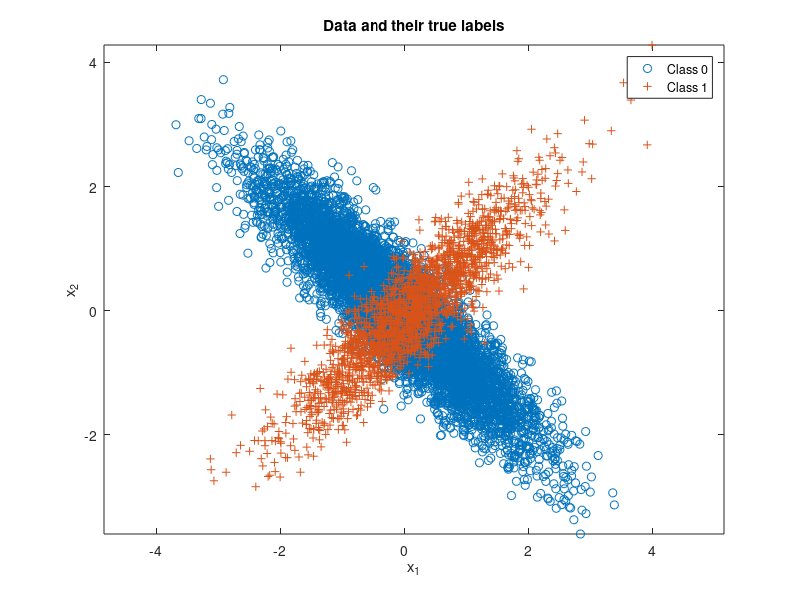

MATLAB code for this plot: (Note: this script raises an error after producing the figure.)
%For question 1 - 1
disp("Question 1 Problem 1")
% Expected risk minimization with 2 classes
clear all, close all,

n = 2; % number of feature dimensions
N = 10000; % number of iid sampless
mu(:,1) = [-0.1;0]; mu(:,2) = [0.1;0];
Sigma(:,:,1) = [1 -0.9;-0.9 1]; Sigma(:,:,2) = [1 0.9;0.9 1];
p = [0.8,0.2]; % class priors for labels 0 and 1 respectively
label = rand(1,N) >= p(1);% if p larger or equal to 0.8=>0, else 1


Nc = [length(find(label==0)),length(find(label==1))]; % number of samples from each class
x = zeros(n,N); % save up space two dim size N Matrix
% Draw samples from each class pdf
for l = 0:1
    %x(:,label==l) = randGaussian(Nc(l+1),mu(:,l+1),Sigma(:,:,l+1));
    x(:,label==l) = mvnrnd(mu(:,l+1),Sigma(:,:,l+1),Nc(l+1))';
end
figure(1), clf,
plot(x(1,label==0),x(2,label==0),'o'), hold on,
plot(x(1,label==1),x(2,label==1),'+'), axis equal,
legend('Class 0','Class 1'), 
title('Data and their true labels'),
xlabel('x_1'), ylabel('x_2'), 

discriminantScores = log(evalGaussian(x,mu(:,2),Sigma(:,:,2)))-log(evalGaussian(x,mu(:,1),Sigma(:,:,1)));

thresholds = sort(discriminantScores);
thresholdFinal = nan(1, length(thresholds)+1);
thresholdFinal(1) = thresholds(1) - 0.05;
thresholdFinal(end) = thresholds(end) + 0.05;
for k = 1:length(thresholdFinal)-2
    thresholdFinal(k+1)  = (thresholds(k)+thresholds(k+1))/2;
end

tp = nan(1, length(thresholdFinal));
fp = nan(1, length(thresholdFinal));
perror = nan(1, length(thresholdFinal));

for i = 1:numel(thresholdFinal)
    %Change threshold from 0 to infinity
    discriminantScore = log(evalGaussian(x,mu(:,2),Sigma(:,:,2)))-log(evalGaussian(x,mu(:,1),Sigma(:,:,1)));% - log(gamma);
    decision = (discriminantScore >= log(thresholdFinal(end-i+1)));
    ind00 = find(decision==0 & label==0); p00 = length(ind00)/Nc(1); % probability of true negative
    ind10 = find(decision==1 & label==0); p10 = length(ind10)/Nc(1); % probability of false positive
    ind01 = find(decision==0 & label==1); p01 = length(ind01)/Nc(2); % probability of false negative
    ind11 = find(decision==1 & label==1); p11 = length(ind11)/Nc(2); % probability of true positive  
    tp(i) = p11;
    fp(i) = p10;
    perror(i) = [p10,p01]*Nc'/N;
end
[M, I] = min(perror);
disp(["Min Perror is " M]);
disp(["Best threshold is " thresholdFinal(end-I+1)]);
disp(["tp is " tp(I)]);
disp(["fp is " fp(I)]);
figure(2)
plot(fp, tp);
hold on
plot(fp(I), tp(I), 'r*');

title('ROC curve'),
xlabel('False Positive Rate'), ylabel('True Positive Rate'), 




%For question 1 - problem 3
disp("Question 1 Problem 1_FisherLDA")

% Appending LDA to the ERM code for TakeHomeQ3...
Sb = (mu(:,1)-mu(:,2))*(mu(:,1)-mu(:,2))';
Sw = Sigma(:,:,1) + Sigma(:,:,2);
[V,D] = eig(inv(Sw)*Sb); % LDA solution satisfies alpha Sw w = Sb w; ie w is a generalized eigenvector of (Sw,Sb)
% equivalently alpha w  = inv(Sw) Sb w
[~,ind] = sort(diag(D),'descend');
wLDA = V(:,ind(1)); % Fisher LDA projection vector
yLDA = wLDA'*x; % All data projected on to the line spanned by wLDA
wLDA = sign(mean(yLDA(find(label==1)))-mean(yLDA(find(label==0))))*wLDA; % ensures class1 falls on the + side of the axis
yLDA = sign(mean(yLDA(find(label==1)))-mean(yLDA(find(label==0))))*yLDA; % flip yLDA accordingly
figure(3), clf,
plot(yLDA(find(label==0)),zeros(1,Nc(1)),'o'), hold on,
plot(yLDA(find(label==1)),zeros(1,Nc(2)),'+'), axis equal,
legend('Class 0','Class 1'), 
title('LDA projection of data and their true labels'),
xlabel('x_1'), ylabel('x_2'), 
tau = 0;
%decisionLDA = (yLDA >= 0);
yLDAs = sort(yLDA);
yLDAFinal = nan(1, length(yLDAs)+1);
yLDAFinal(1) = yLDAs(1) - 0.05;
yLDAFinal(end) = yLDAs(end) + 0.05;
for k = 1:length(yLDAFinal)-2
    yLDAFinal(k+1)  = (yLDAs(k)+yLDAs(k+1))/2;
end

tp = nan(1, length(yLDAFinal));
fp = nan(1, length(yLDAFinal));
perror = nan(1, length(yLDAFinal));

for i = 1:numel(yLDAFinal)
    %Change threshold from 0 to infinity
    %discriminantScore = log(evalGaussian(x,mu(:,2),Sigma(:,:,2)))-log(evalGaussian(x,mu(:,1),Sigma(:,:,1)));% - log(gamma);
    decision = (yLDA >= yLDAFinal(end-i+1));
    ind00 = find(decision==0 & label==0); p00 = length(ind00)/Nc(1); % probability of true negative
    ind10 = find(decision==1 & label==0); p10 = length(ind10)/Nc(1); % probability of false positive
    ind01 = find(decision==0 & label==1); p01 = length(ind01)/Nc(2); % probability of false negative
    ind11 = find(decision==1 & label==1); p11 = length(ind11)/Nc(2); % probability of true positive  
    tp(i) = p11;
    fp(i) = p10;
    perror(i) = [p10,p01]*Nc'/N;;
end
[M, I] = min(perror);
disp(["Min Perror is " M]);
disp(["Best threshold is " yLDAFinal(end-I+1)]);
disp(["tp is " tp(I)]);
disp(["fp is " fp(I)]);

figure(4)
plot(fp, tp);
hold on
plot(fp(I), tp(I), 'r*');

title('Problem1 FisherLDA ROC curve'),
xlabel('False Positive Rate'), ylabel('True Positive Rate'), 

%For question 1 - problem 2
disp("Question 1 Problem 2")
% Expected risk minimization with 2 classes

%n = 2; % number of feature dimensions
%N = 1000; % number of iid samples
%mu(:,1) = [-0.1;0]; mu(:,2) = [0.1;0];
Sigma2(:,:,1) = eye(2); Sigma2(:,:,2) = eye(2);
%p = [0.8,0.2]; % class priors for labels 0 and 1 respectively
%label = rand(1,N) >= p(1);% if p larger or equal to 0.8=>0, else 1


%Nc = [length(find(label==0)),length(find(label==1))]; % number of samples from each class
%disp(["Nc is " Nc]);
x2 = zeros(n,N); % save up space two dim size N Matrix
% Draw samples from each class pdf
for l = 0:1
    %x(:,label==l) = randGaussian(Nc(l+1),mu(:,l+1),Sigma(:,:,l+1));
    x2(:,label==l) = mvnrnd(mu(:,l+1),Sigma2(:,:,l+1),Nc(l+1))';
end
figure(5), clf,
plot(x2(1,label==0),x2(2,label==0),'o'), hold on,
plot(x2(1,label==1),x2(2,label==1),'+'), axis equal,
legend('Class 0','Class 1'), 
title('Data and their true labels'),
xlabel('x_1'), ylabel('x_2'), 

discriminantScores2 = log(evalGaussian(x2,mu(:,2),Sigma2(:,:,2)))-log(evalGaussian(x2,mu(:,1),Sigma2(:,:,1)));

thresholds2 = sort(discriminantScores2);
thresholdFinal2 = nan(1, length(thresholds2)+1);
thresholdFinal2(1) = thresholds2(1) - 0.05;
thresholdFinal2(end) = thresholds2(end) + 0.05;
for k = 1:length(thresholdFinal2)-2
    thresholdFinal2(k+1)  = (thresholds2(k)+thresholds2(k+1))/2;
end

tp2 = nan(1, length(thresholdFinal2));
fp2 = nan(1, length(thresholdFinal2));
perror2 = nan(1, length(thresholdFinal2));

for i = 1:numel(thresholdFinal2)
    %Change threshold from 0 to infinity
    discriminantScore2 = log(evalGaussian(x2,mu(:,2),Sigma2(:,:,2)))-log(evalGaussian(x2,mu(:,1),Sigma2(:,:,1)));% - log(gamma);
    decision2 = (discriminantScore2 >= log(thresholdFinal2(end-i+1)));
    ind00_2 = find(decision2==0 & label==0); p00_2 = length(ind00_2)/Nc(1); % probability of true negative
    ind10_2 = find(decision2==1 & label==0); p10_2 = length(ind10_2)/Nc(1); % probability of false positive
    ind01_2 = find(decision2==0 & label==1); p01_2 = length(ind01_2)/Nc(2); % probability of false negative
    ind11_2 = find(decision2==1 & label==1); p11_2 = length(ind11_2)/Nc(2); % probability of true positive  
    tp2(i) = p11_2;
    fp2(i) = p10_2;
    perror2(i) = [p10_2,p01_2]*Nc'/N;;
end
[M2, I2] = min(perror2);
disp(["Min Perror is " M2]);
disp(["Best threshold is " thresholdFinal2(end-I2+1)]);
disp(["tp is " tp2(I2)]);
disp(["fp is " fp2(I2)]);
figure(6)
plot(fp2, tp2);
hold on
plot(fp2(I2), tp2(I2), 'r*');

title('ROC curve for Naive-Bayesian Classifier'),
xlabel('False Positive Rate'), ylabel('True Positive Rate'), 



%For question 1 - problem 3
disp("Question 1 Problem 2_FisherLDA")

% Appending LDA to the ERM code for TakeHomeQ3...
Sb = (mu(:,1)-mu(:,2))*(mu(:,1)-mu(:,2))';
Sw = Sigma2(:,:,1) + Sigma2(:,:,2);
[V,D] = eig(inv(Sw)*Sb); % LDA solution satisfies alpha Sw w = Sb w; ie w is a generalized eigenvector of (Sw,Sb)
% equivalently alpha w  = inv(Sw) Sb w
[~,ind] = sort(diag(D),'descend');
wLDA = V(:,ind(1)); % Fisher LDA projection vector
yLDA = wLDA'*x; % All data projected on to the line spanned by wLDA
wLDA = sign(mean(yLDA(find(label==1)))-mean(yLDA(find(label==0))))*wLDA; % ensures class1 falls on the + side of the axis
yLDA = sign(mean(yLDA(find(label==1)))-mean(yLDA(find(label==0))))*yLDA; % flip yLDA accordingly
figure(7), clf,
plot(yLDA(find(label==0)),zeros(1,Nc(1)),'o'), hold on,
plot(yLDA(find(label==1)),zeros(1,Nc(2)),'+'), axis equal,
legend('Class 0','Class 1'), 
title('LDA projection of data and their true labels'),
xlabel('x_1'), ylabel('x_2'), 
tau = 0;
%decisionLDA = (yLDA >= 0);
yLDAs = sort(yLDA);
yLDAFinal = nan(1, length(yLDAs)+1);
yLDAFinal(1) = yLDAs(1) - 0.05;
yLDAFinal(end) = yLDAs(end) + 0.05;
for k = 1:length(yLDAFinal)-2
    yLDAFinal(k+1)  = (yLDAs(k)+yLDAs(k+1))/2;
end

tp = nan(1, length(yLDAFinal));
fp = nan(1, length(yLDAFinal));
perror = nan(1, length(yLDAFinal));

for i = 1:numel(yLDAFinal)
    %Change threshold from 0 to infinity
    %discriminantScore = log(evalGaussian(x,mu(:,2),Sigma(:,:,2)))-log(evalGaussian(x,mu(:,1),Sigma(:,:,1)));% - log(gamma);
    decision = (yLDA >= yLDAFinal(end-i+1));
    ind00 = find(decision==0 & label==0); p00 = length(ind00)/Nc(1); % probability of true negative
    ind10 = find(decision==1 & label==0); p10 = length(ind10)/Nc(1); % probability of false positive
    ind01 = find(decision==0 & label==1); p01 = length(ind01)/Nc(2); % probability of false negative
    ind11 = find(decision==1 & label==1); p11 = length(ind11)/Nc(2); % probability of true positive  
    tp(i) = p11;
    fp(i) = p10;
    perror(i) = [p10,p01]*Nc'/N;;
end
[M, I] = min(perror);
disp(["Min Perror is " M]);
disp(["Best threshold is " yLDAFinal(end-I+1)]);
disp(["tp is " tp(I)]);
disp(["fp is " fp(I)]);
figure(8)
plot(fp, tp);
hold on
plot(fp(I), tp(I), 'r*');

title('Problem2 FisherLDA ROC curve'),
xlabel('False Positive Rate'), ylabel('True Positive Rate'), 


